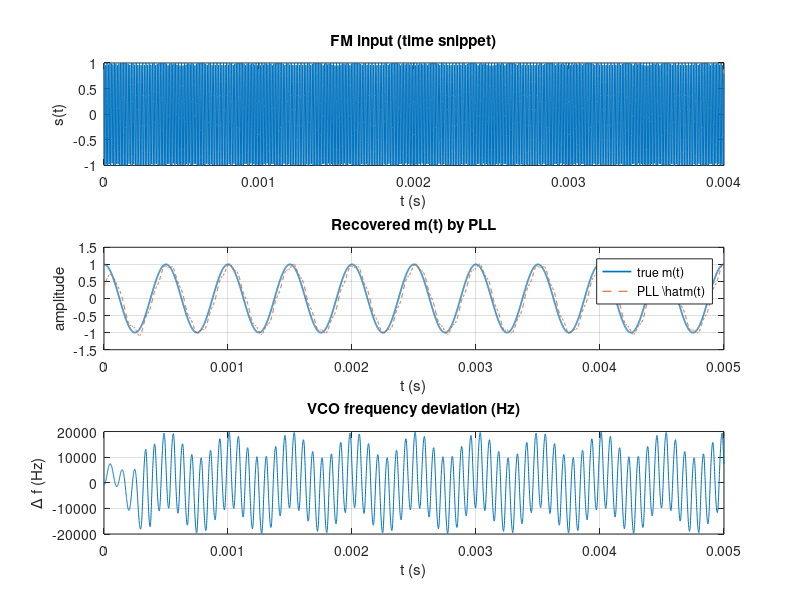
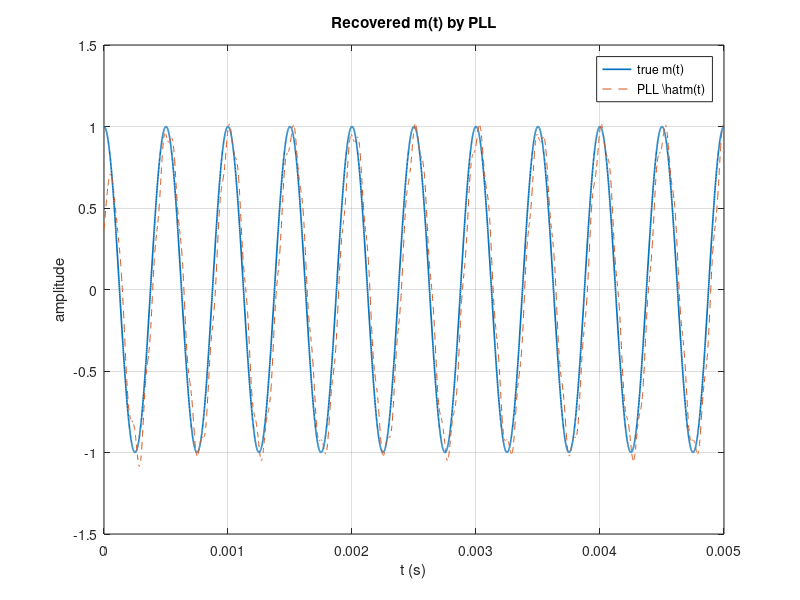

Recreate these plots in MATLAB, in order.
%% ===================== FM signal (for test) =====================
Fs   = 1e6;                 % 取樣率 (Hz)
T    = 5e-3;                % 模擬時間 (s)
t    = (0:1/Fs:T-1/Fs).';   % 時間向量
fc   = 100e3;               % 載波 (Hz)
fm   = 2e3;                 % 訊號頻率 (Hz)
Am   = 1;                   % 訊號振幅
Ac   = 1;                   % 載波振幅
df   = 5e3;                 % 頻率偏移 Δf (Hz)  --> β = Δf / fm = 5
kf   = df/Am;               % 頻率靈敏度 k_f (Hz / 振幅)

m    = Am*cos(2*pi*fm*t);   % 基帶訊號
phi  = 2*pi*fc*t + 2*pi*kf*cumtrapz(t, m);   % FM 相位
s    = Ac*cos(phi);         % FM 訊號（實數）

% ============== PLL parameters (2nd-order type-II) ==============
% 你只需要調這兩個：loop_bw（迴路帶寬，約略對齊基帶最高頻率）與 zeta（阻尼）
fm_max   = 2e3;                       % 假設基帶上限 ~2 kHz
loop_bw  = 2*pi*(3*fm_max)/Fs;        % 規範化（弧度/樣本），可試 2~4 倍 fm_max/Fs
zeta     = 0.707;                     % 阻尼係數（~0.7 較穩）

% 由常見數位 PLL 設計式求出二階迴路的係數（GNU Radio 等常用）
denom = 1 + 2*zeta*loop_bw + loop_bw^2;
Kp    = (4*zeta*loop_bw) / denom;     % 比例項（proportional）
Ki    = (4*loop_bw^2)    / denom;     % 積分項（integrator）

% ============== NCO / Phase Detector / Loop Filter ==============
N      = numel(t);
theta  = 0;                            % NCO 當前相位（rad）
omega  = 2*pi*fc/Fs;                   % NCO 當前角速度（rad/樣本），初始在 fc
omega0 = 2*pi*fc/Fs;                   % NCO 自由振盪角速度（常數）

% 一階 I/Q 低通（濾掉 2*fc 雙頻項），截止抓寬一點即可
lp_fc  = 2.5*fm_max;                   % I/Q 低通截止（Hz）
a_lp   = exp(-2*pi*lp_fc/Fs);          % 一階 IIR 係數：y = a*y + (1-a)*x
I_lp   = 0; Q_lp = 0;

% 紀錄
m_hat  = zeros(N,1);                   % 還原的 m(t)（經比例換算）
freq_vco_Hz = zeros(N,1);              % VCO 即時頻率（Hz），debug 用

for n = 1:N
    % --- 產生 NCO 正交載波 ---
    c = cos(theta);
    sN= sin(theta);
    
    % --- 相位比較器（正交乘法 + atan2），等效 arctan PD ---
    I = s(n) * c;
    Q = -s(n)* sN;                     % 注意負號，讓 (Q/I) → phase error 符號正確
    
    % --- 去掉 2*fc 成分（簡單一階低通） ---
    I_lp = a_lp*I_lp + (1-a_lp)*I;
    Q_lp = a_lp*Q_lp + (1-a_lp)*Q;
    
    % --- 相位誤差（-pi~pi）---
    e = atan2(Q_lp, I_lp);             % 近似 e ≈ θ_in - θ_vco
    
    % --- 二階 PLL：PI 迴路濾波器 + NCO ---
    omega = omega + Ki*e;              % 積分作用（調頻）
    theta = theta + omega + Kp*e;      % 比例 + 積分（調相）
    
    % 相位包回 (-pi,pi]
    theta = mod(theta + pi, 2*pi) - pi;
    
    % --- 取出 VCO 頻率當作 FM 解調（除以 kf）---
    f_vco = omega * Fs/(2*pi);         % rad/樣本 -> Hz
    freq_vco_Hz(n) = f_vco;
    m_hat(n) = (f_vco - fc) / kf;      % (f_vco - fc) ≈ kf * m(t)
end

% 簡單後處理（去 DC、平滑一點）
m_hat = m_hat - mean(m_hat(round(0.2*N):end));  % 去掉穩態 DC
[b,a] = butter(2, (2.5*fm)/ (Fs/2));            % 小低通（可視需要）
m_hat = filtfilt(b,a,m_hat);

% ====================== Quick sanity check ======================
figure; 
subplot(3,1,1);
plot(t(1:4000), s(1:4000));
%xlim([0 1e-3]);
title('FM input (time snippet)'); xlabel('t (s)'); ylabel('s(t)');

subplot(3,1,2);
plot(t, m, 'LineWidth',1.2); hold on;
plot(t, m_hat, '--'); grid on;
title('Recovered m(t) by PLL'); xlabel('t (s)'); ylabel('amplitude');
legend('true m(t)','PLL \hat{m}(t)');

subplot(3,1,3);
plot(t, freq_vco_Hz - fc); grid on;
title('VCO frequency deviation (Hz)'); xlabel('t (s)'); ylabel('\Delta f (Hz)');

figure; 
plot(t, m, 'LineWidth',1.2); hold on;
plot(t, m_hat, '--'); grid on;
title('Recovered m(t) by PLL'); xlabel('t (s)'); ylabel('amplitude');
legend('true m(t)','PLL \hat{m}(t)');
